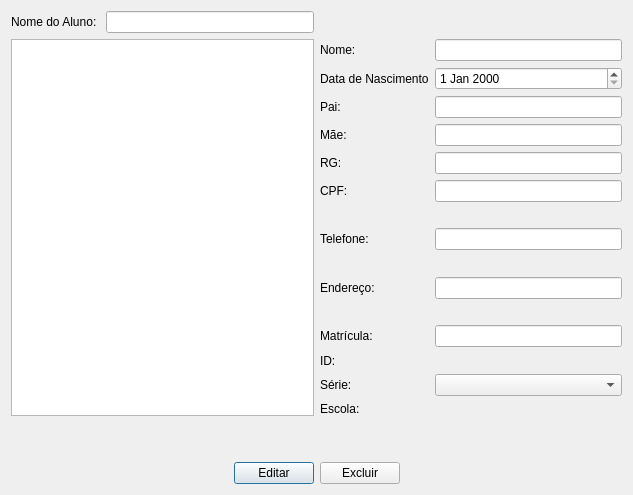
<?xml version="1.0" encoding="UTF-8"?>
<ui version="4.0">
 <class>Dialog</class>
 <widget class="QDialog" name="Dialog">
  <property name="geometry">
   <rect>
    <x>0</x>
    <y>0</y>
    <width>633</width>
    <height>495</height>
   </rect>
  </property>
  <property name="windowTitle">
   <string>Editar Aluno</string>
  </property>
  <layout class="QGridLayout" name="gridLayout">
   <item row="0" column="0" rowspan="2">
    <layout class="QGridLayout" name="gridLayout_4">
     <item row="0" column="0">
      <layout class="QGridLayout" name="gridLayout_3">
       <item row="2" column="1">
        <layout class="QVBoxLayout" name="verticalLayout">
         <item>
          <layout class="QGridLayout" name="gridLayout_5">
           <item row="9" column="0">
            <widget class="QLabel" name="label_4">
             <property name="text">
              <string>Telefone:</string>
             </property>
            </widget>
           </item>
           <item row="12" column="1">
            <widget class="QLineEdit" name="lineEditEndereco"/>
           </item>
           <item row="14" column="0">
            <widget class="QLabel" name="label_13">
             <property name="text">
              <string>Matrícula:</string>
             </property>
            </widget>
           </item>
           <item row="16" column="0">
            <widget class="QLabel" name="label_11">
             <property name="text">
              <string>Série:</string>
             </property>
            </widget>
           </item>
           <item row="15" column="0">
            <widget class="QLabel" name="labelId">
             <property name="text">
              <string>ID: </string>
             </property>
            </widget>
           </item>
           <item row="4" column="1">
            <widget class="QLineEdit" name="lineEditRG"/>
           </item>
           <item row="5" column="1">
            <widget class="QLineEdit" name="lineEditCPF"/>
           </item>
           <item row="5" column="0">
            <widget class="QLabel" name="label_15">
             <property name="text">
              <string>CPF:</string>
             </property>
            </widget>
           </item>
           <item row="8" column="0">
            <widget class="QLabel" name="label_16">
             <property name="text">
              <string/>
             </property>
            </widget>
           </item>
           <item row="0" column="1">
            <widget class="QLineEdit" name="lineEditNome"/>
           </item>
           <item row="1" column="0">
            <widget class="QLabel" name="label_10">
             <property name="text">
              <string>Data de Nascimento</string>
             </property>
            </widget>
           </item>
           <item row="12" column="0">
            <widget class="QLabel" name="label_7">
             <property name="text">
              <string>Endereço:</string>
             </property>
            </widget>
           </item>
           <item row="2" column="0">
            <widget class="QLabel" name="label">
             <property name="text">
              <string>Pai:</string>
             </property>
            </widget>
           </item>
           <item row="1" column="1">
            <widget class="QDateEdit" name="dateEdit"/>
           </item>
           <item row="11" column="0">
            <widget class="QLabel" name="label_6">
             <property name="text">
              <string/>
             </property>
            </widget>
           </item>
           <item row="0" column="0">
            <widget class="QLabel" name="label_2">
             <property name="text">
              <string>Nome:</string>
             </property>
            </widget>
           </item>
           <item row="14" column="1">
            <widget class="QLineEdit" name="lineEditMatricula"/>
           </item>
           <item row="13" column="0">
            <widget class="QLabel" name="label_17">
             <property name="text">
              <string/>
             </property>
            </widget>
           </item>
           <item row="16" column="1">
            <widget class="QComboBox" name="comboBoxSerie"/>
           </item>
           <item row="4" column="0">
            <widget class="QLabel" name="label_14">
             <property name="text">
              <string>RG:</string>
             </property>
            </widget>
           </item>
           <item row="9" column="1">
            <widget class="QLineEdit" name="lineEditTelefone"/>
           </item>
           <item row="2" column="1">
            <widget class="QLineEdit" name="lineEditPai"/>
           </item>
           <item row="3" column="0">
            <widget class="QLabel" name="label_3">
             <property name="text">
              <string>Mãe:</string>
             </property>
            </widget>
           </item>
           <item row="3" column="1">
            <widget class="QLineEdit" name="lineEditMae"/>
           </item>
           <item row="17" column="0">
            <widget class="QLabel" name="labelEscola">
             <property name="text">
              <string>Escola:</string>
             </property>
            </widget>
           </item>
          </layout>
         </item>
        </layout>
       </item>
       <item row="0" column="0">
        <layout class="QHBoxLayout" name="horizontalLayout_4">
         <item>
          <widget class="QLabel" name="label_12">
           <property name="text">
            <string>Nome do Aluno: </string>
           </property>
          </widget>
         </item>
         <item>
          <widget class="QLineEdit" name="lineEditBuscarAlunos"/>
         </item>
        </layout>
       </item>
       <item row="2" column="0">
        <widget class="QListWidget" name="listViewAlunos">
         <property name="sizePolicy">
          <sizepolicy hsizetype="Preferred" vsizetype="Minimum">
           <horstretch>0</horstretch>
           <verstretch>0</verstretch>
          </sizepolicy>
         </property>
        </widget>
       </item>
      </layout>
     </item>
    </layout>
   </item>
   <item row="2" column="0">
    <spacer name="verticalSpacer">
     <property name="orientation">
      <enum>Qt::Vertical</enum>
     </property>
     <property name="sizeType">
      <enum>QSizePolicy::Minimum</enum>
     </property>
     <property name="sizeHint" stdset="0">
      <size>
       <width>20</width>
       <height>40</height>
      </size>
     </property>
    </spacer>
   </item>
   <item row="5" column="0">
    <layout class="QGridLayout" name="gridLayout_2">
     <item row="1" column="0">
      <layout class="QHBoxLayout" name="horizontalLayout">
       <item>
        <spacer name="horizontalSpacer_2">
         <property name="orientation">
          <enum>Qt::Horizontal</enum>
         </property>
         <property name="sizeHint" stdset="0">
          <size>
           <width>40</width>
           <height>20</height>
          </size>
         </property>
        </spacer>
       </item>
       <item>
        <widget class="QPushButton" name="pushButtonEditar">
         <property name="text">
          <string>Editar</string>
         </property>
        </widget>
       </item>
       <item>
        <widget class="QPushButton" name="pushButtonExcluir">
         <property name="text">
          <string>Excluir</string>
         </property>
        </widget>
       </item>
       <item>
        <spacer name="horizontalSpacer">
         <property name="orientation">
          <enum>Qt::Horizontal</enum>
         </property>
         <property name="sizeHint" stdset="0">
          <size>
           <width>40</width>
           <height>20</height>
          </size>
         </property>
        </spacer>
       </item>
      </layout>
     </item>
    </layout>
   </item>
  </layout>
 </widget>
 <resources/>
 <connections/>
</ui>
